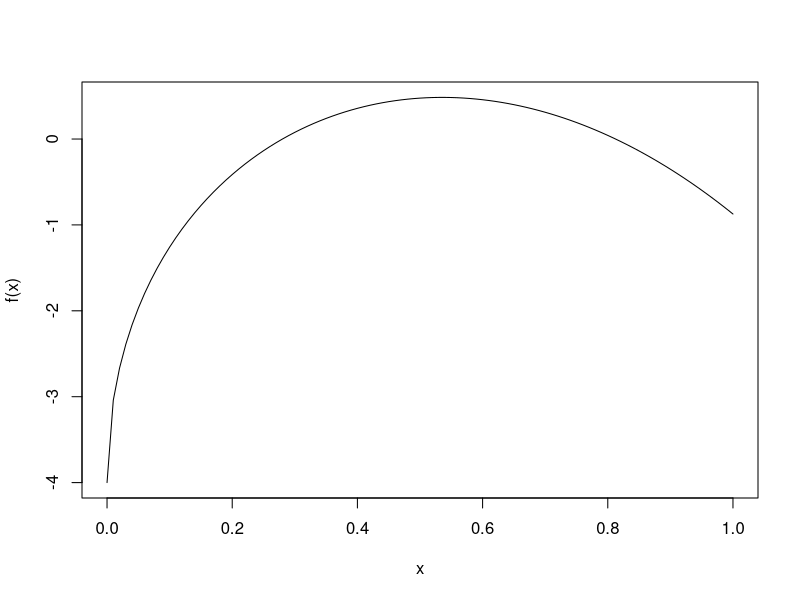

The R source for this figure:
## ---- chunk 1
df <- data.frame(number = c(1:26),
                 letter = c(LETTERS[1:26]))
head(df, 26)
f <- function(x){10*sqrt(x)-4*exp(x)}
f(21)
f(22)
curve(f)
